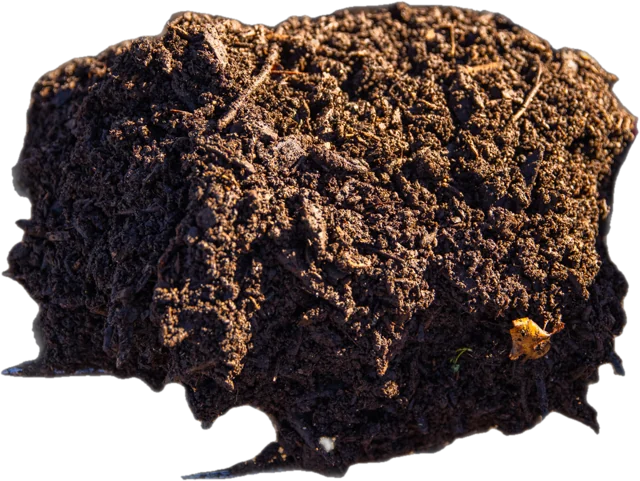
#> input picture social/open-house-2026-10-16/cutouts/compost-clump.webp, 640 x 481 px, given in place of R5A_4007.jpg, which was not available
$ python build.py
#> lines starting #> are read from the running program, lines starting #| are printed output that depends on the picture; after the words box and inside, x2 and y2 are one past the last pixel; in counts of white or black regions, pixels touching at a corner belong together; pictures that were not available may be replaced by others from this repository, and a replacement may not be noted
"""Open House post, Soil Food Web Foundation one-year anniversary (Fri Oct 16, 2026).
Cut-paper house with an open door in the centre, cut-outs of SFW people and flowers around it.

Run from the repo root:
  python3 social/open-house-2026-10-16/build.py      -> the PNG + layers/ + layout.json
  node social/open-house-2026-10-16/make-pptx.js     -> the editable PowerPoint

Every element is drawn on its own layer, so the PowerPoint gets each cut-out as a
separate picture you can move, and the text as real text boxes.
"""
import json
import os
import numpy as np
from PIL import Image, ImageDraw, ImageFilter, ImageFont
from scipy import ndimage

HERE = os.path.dirname(os.path.abspath(__file__))
ROOT = os.path.abspath(os.path.join(HERE, "..", ".."))
IMG = os.path.join(ROOT, "img", "new-2026-10")
CUT = os.path.join(HERE, "cutouts")
FONT = os.path.join(HERE, "fonts")
LAYERS_DIR = os.path.join(HERE, "layers")
W, H = 1080, 1350

CREAM = (244, 241, 234)
DEEP = (34, 55, 31)
GREEN = (21, 104, 38)
LIGHTG = (89, 166, 108)
SOIL = (79, 52, 51)
PALE = (221, 232, 211)


def hexc(c):
    return "%02X%02X%02X" % c


def font(name, size, weight=None):
    f = ImageFont.truetype(os.path.join(FONT, name), size)
    if weight:
        try:
            f.set_variation_by_axes([weight])
        except Exception:
            pass
    return f


def clean(path, thr=150, keep=0.04, box=None):
    """Hard-edge the rembg alpha (removes ghosting), drop small specks, light feather."""
    im = Image.open(path).convert("RGBA")
    if box:
        w, h = im.size
        im = im.crop((int(box[0] * w), int(box[1] * h), int(box[2] * w), int(box[3] * h)))
    m = np.array(im.split()[3]) > thr
    lab, n = ndimage.label(m)
    if n:
        sizes = ndimage.sum(m, lab, range(1, n + 1))
        m = np.isin(lab, [i + 1 for i, s in enumerate(sizes) if s >= sizes.max() * keep])
    im.putalpha(Image.fromarray((m * 255).astype("uint8")).filter(ImageFilter.GaussianBlur(0.8)))
    return im.crop(im.getbbox())


def fit_h(im, h):
    return im.resize((max(1, int(im.width * h / im.height)), h), Image.LANCZOS)


def fit_w(im, w):
    return im.resize((w, max(1, int(im.height * w / im.width))), Image.LANCZOS)


def disc(path, d, ring=10, ring_col=SOIL):
    im = Image.open(path).convert("RGB")
    s = min(im.size)
    im = im.crop(((im.width - s) // 2, (im.height - s) // 2, (im.width + s) // 2, (im.height + s) // 2))
    im = im.resize((d, d), Image.LANCZOS).convert("RGBA")
    m = Image.new("L", (d, d), 0)
    ImageDraw.Draw(m).ellipse((0, 0, d - 1, d - 1), fill=255)
    im.putalpha(m)
    out = Image.new("RGBA", (d + 2 * ring, d + 2 * ring), (0, 0, 0, 0))
    ImageDraw.Draw(out).ellipse((0, 0, d + 2 * ring - 1, d + 2 * ring - 1), fill=ring_col + (255,))
    out.alpha_composite(im, (ring, ring))
    return out


# ---------------- layer system ----------------
LAYERS = []  # (name, full-canvas RGBA)


def layer(name):
#> called with name = 'microscope-field-circle'
    im = Image.new("RGBA", (W, H), (0, 0, 0, 0))
#> im: PIL image 1080x1350 RGBA; every value is 0
    LAYERS.append((name, im))
    return im


def shadow_of(im, strength=0.35, blur=6):
    sh = Image.new("RGBA", im.size, (40, 30, 20, 0))
    sh.putalpha(im.split()[3].point(lambda v: int(v * strength)).filter(ImageFilter.GaussianBlur(blur)))
    return sh


def cutout(name, im, x, y, angle=0):
    """One cut-out on its own layer, with a paper drop shadow."""
    if angle:
        im = im.rotate(angle, expand=True, resample=Image.BICUBIC)
    L = layer(name)
    L.alpha_composite(shadow_of(im), (int(x) + 6, int(y) + 9))
    L.alpha_composite(im, (int(x), int(y)))


TEXT = []  # native text boxes for PowerPoint


# ---------- microscope-field circle behind the house ----------
L = layer("microscope-field-circle")
d = ImageDraw.Draw(L)
cx, cy, r = 540, 770, 375
d.ellipse((cx - r, cy - r, cx + r, cy + r), fill=PALE)
for k in range(60):
    ang = np.deg2rad(k * 6)
    r1, r2 = r + 10, r + (26 if k % 5 == 0 else 18)
    d.line((cx + r1 * np.cos(ang), cy + r1 * np.sin(ang), cx + r2 * np.cos(ang), cy + r2 * np.sin(ang)),
           fill=LIGHTG, width=3 if k % 5 == 0 else 2)

# ---------- ground: real compost photo, wavy top edge ----------
GY = 1075
tex = Image.open(os.path.join(IMG, "R5A_4007.jpg")).convert("RGB")
tex = tex.crop((0, 0, int(tex.width * 0.42), int(tex.height * 0.55)))
#> tex: PIL image 268x264 RGB
tex = tex.resize((W, H - GY + 30), Image.LANCZOS)
#> tex: PIL image 1080x305 RGB
tex = Image.eval(tex, lambda v: int(v * 0.82)).convert("RGBA")
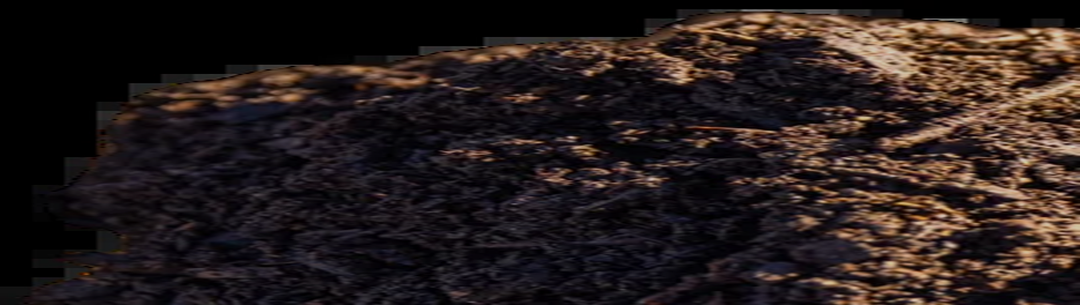
#> tex: PIL image 1080x305 RGBA; mean R, G, B, A 38.1, 28.5, 27.4, 255
gm = Image.new("L", tex.size, 0)
#> gm: PIL image 1080x305 L; every value is 0
pts = [(x, 30 + 16 * np.sin(x / 95.0) + 9 * np.sin(x / 37.0)) for x in range(0, W + 10, 10)]
#> pts = 109 pairs, first value 0 to 1080, second value 6.24 to 54.89
ImageDraw.Draw(gm).polygon(pts + [(W, tex.height), (0, tex.height)], fill=255)
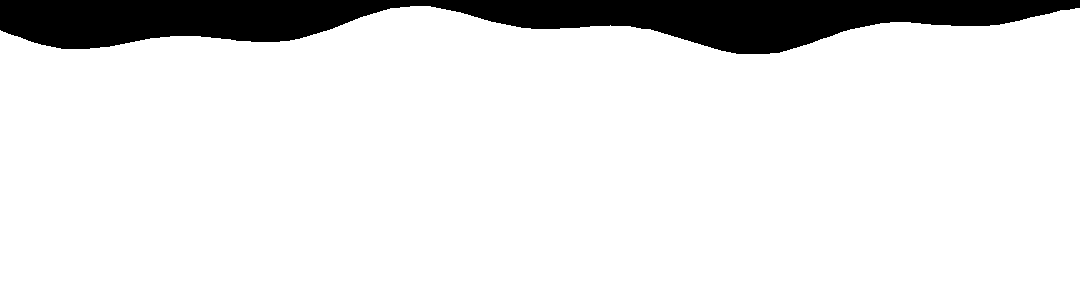
#> gm: PIL image 1080x305 L; 89.8% white; 1 black region, box (x1, y1, x2, y2) and area: (0, 0, 1080, 54) 33706
tex.putalpha(gm)
layer("ground-compost").alpha_composite(tex, (0, GY - 30))

# ---------- the house (cut paper) ----------
hx0, hx1, wall_top, wall_bot = 330, 750, 735, GY + 18
body = Image.new("RGBA", (W, H), (0, 0, 0, 0))
bd = ImageDraw.Draw(body)
bd.rectangle((hx0, wall_top, hx1, wall_bot), fill=(232, 214, 190))
for yy in range(wall_top + 26, wall_bot, 26):
    bd.line((hx0, yy, hx1, yy), fill=(214, 192, 164), width=2)
bd.rectangle((655, 545, 705, 660), fill=SOIL)
bd.rectangle((645, 535, 715, 555), fill=(60, 38, 37))
bd.polygon([(hx0 - 45, wall_top + 8), (540, 530), (hx1 + 45, wall_top + 8)], fill=GREEN)
bd.polygon([(hx0 - 45, wall_top + 8), (540, 530), (540, wall_top + 8)], fill=(18, 88, 33))
bd.line([(hx0 - 45, wall_top + 8), (hx1 + 45, wall_top + 8)], fill=DEEP, width=8)
L = layer("house")
L.alpha_composite(shadow_of(body, 0.3, 10), (10, 12))
L.alpha_composite(body)

# logo plaque in the roof gable
logo = fit_w(Image.open(os.path.join(ROOT, "img", "sfwlogo-240.png")).convert("RGBA"), 142)
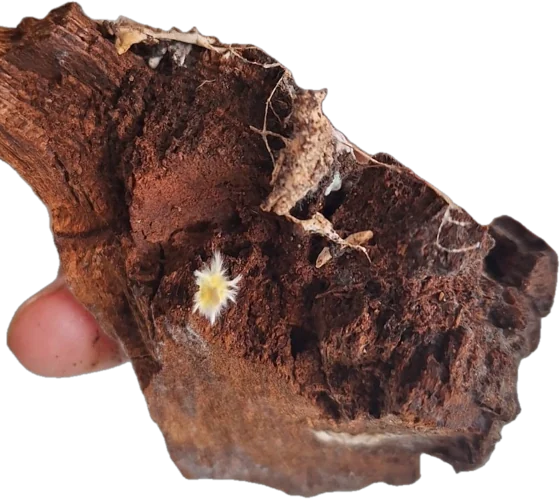
#> input picture social/open-house-2026-10-16/cutouts/mycelium-on-bark.webp, 560 x 499 px, given in place of sfwlogo-240.png, which was not available
pd = 172
plaque = Image.new("RGBA", (pd, pd), (0, 0, 0, 0))
#> plaque: PIL image 172x172 RGBA; every value is 0
pdr = ImageDraw.Draw(plaque)
pdr.ellipse((0, 0, pd - 1, pd - 1), fill=SOIL + (255,))
pdr.ellipse((7, 7, pd - 8, pd - 8), fill=CREAM + (255,))
plaque.alpha_composite(logo, ((pd - logo.width) // 2, (pd - logo.height) // 2 + 2))
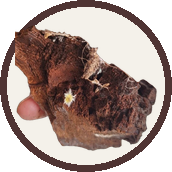
#> plaque: PIL image 172x172 RGBA; mean R, G, B, A 117.8, 99.8, 94.1, 200.3; transparent parts drawn white
cutout("sfw-logo-roof", plaque, 540 - pd // 2, 650 - pd // 2)
#> call 2 of shadow_of, with strength = 0.35, blur = 6
#> in shadow_of (call 2), `sh.putalpha(im.split()[3].point(lambda v: int(v * strength)).filter(Im..`:
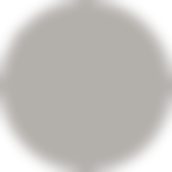
#> sh: PIL image 172x172 RGBA; mean R, G, B, A 40, 30, 20, 69.4; transparent parts drawn white

# doorway: a workshop photo inside, door frame, open door, step
dx0, dx1, dy0, dy1 = 478, 600, 862, wall_bot
inside = Image.open(os.path.join(IMG, "community-laughing-at-microscope.jpg")).convert("RGB")
iw, ih = inside.size
#> iw = 560; ih = 499
inside = inside.crop((int(iw * 0.12), int(ih * 0.08), int(iw * 0.62), int(ih * 0.98)))
#> inside: PIL image 280x450 RGB
ratio = (dx1 - dx0) / (dy1 - dy0)
cw, chh = inside.width, int(inside.width / ratio)
#> cw = 280; chh = 530
if chh > inside.height:
    chh, cw = inside.height, int(inside.height * ratio)
#> chh = 450; cw = 237
inside = inside.crop((0, 0, cw, chh)).resize((dx1 - dx0, dy1 - dy0), Image.LANCZOS)
#> inside: PIL image 122x231 RGB
inside = Image.blend(inside, Image.new("RGB", inside.size, (255, 214, 150)), 0.12)
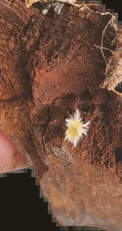
#> inside: PIL image 122x231 RGB; mean R, G, B 111.8, 77.2, 61.1
L = layer("doorway-photo")
L.paste(inside, (dx0, dy0))

L = layer("door-open")
d = ImageDraw.Draw(L)
d.rectangle((dx0 - 8, dy0 - 8, dx1 + 8, dy0), fill=SOIL)
d.rectangle((dx0 - 8, dy0 - 8, dx0, dy1), fill=SOIL)
d.rectangle((dx1, dy0 - 8, dx1 + 8, dy1), fill=SOIL)
door = [(dx1 + 8, dy0 - 4), (dx1 + 88, dy0 + 26), (dx1 + 88, dy1 - 4), (dx1 + 8, dy1)]
ds = Image.new("RGBA", (W, H), (0, 0, 0, 0))
ImageDraw.Draw(ds).polygon([(x + 8, y + 10) for x, y in door], fill=(40, 30, 20, 90))
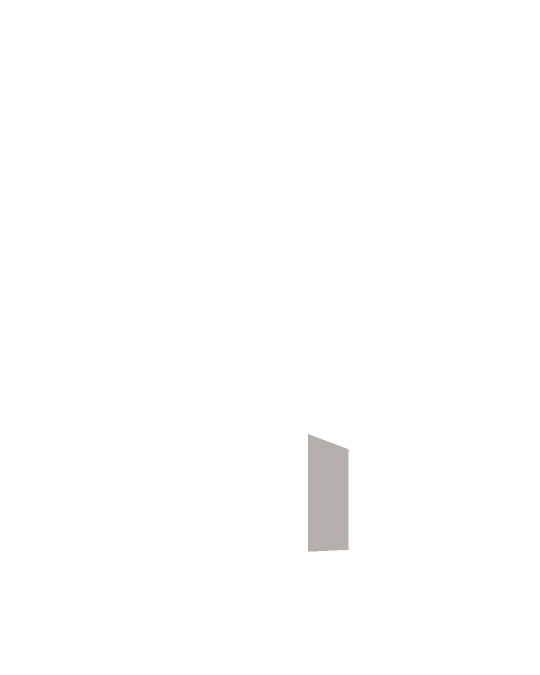
#> ds: PIL image 1080x1350 RGBA (shown at 1/2 size); mean R, G, B, A 0.5, 0.4, 0.2, 1.1; transparent parts drawn white
L.alpha_composite(ds.filter(ImageFilter.GaussianBlur(6)))
d = ImageDraw.Draw(L)
d.polygon(door, fill=DEEP)
d.polygon([(dx1 + 22, dy0 + 18), (dx1 + 74, dy0 + 38), (dx1 + 74, dy0 + 100), (dx1 + 22, dy0 + 88)], fill=GREEN)
d.polygon([(dx1 + 22, dy0 + 112), (dx1 + 74, dy0 + 124), (dx1 + 74, dy1 - 24), (dx1 + 22, dy1 - 18)], fill=GREEN)
d.ellipse((dx1 + 70, dy0 + 112, dx1 + 82, dy0 + 124), fill=CREAM)
d.rectangle((dx0 - 22, dy1 - 2, dx1 + 22, dy1 + 14), fill=(120, 96, 80))

# round windows with student micrographs
cutout("window-nematode", disc(os.path.join(IMG, "Bacterial-feeding nematode, 40x obj, Sid Jensen (I3).jpg"), 96, ring=9), 365, 770)
#> (the run stopped early here; a loop or call above may not have finished)
